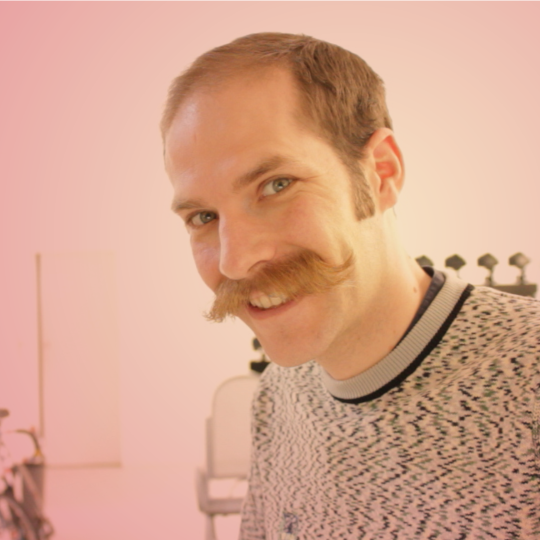
#> input picture assets/image.png, 1080 x 1080 px (shown at 1/2 size)
$ python -i im-bro.py   (imports and definitions only)   (Python 2 division)
#> lines starting #> are read from the running program, lines starting #| are printed output that depends on the picture
#!/usr/bin/env python

from spacebro_client import SpacebroClient
from pathlib import Path
import json
import os
import sys, getopt
import collections
from PIL import Image

settings_files = ["settings/settings.default.json", "settings/settings.json"]
settings = {}
# get argv
# [4 lines left out: function help, not called in this run]

try:
  opts, args = getopt.getopt(sys.argv[1:],"hs:",["settings="])
except getopt.GetoptError:
  help()
  sys.exit(2)
# [6 lines not run here, left out]

# [8 lines left out: function updateDeep, not called in this run]

# get settings
# [10 lines not run here, left out]

# [37 lines left out: functions reduce_opacity, watermark, not called in this run]

def make_image(input, output):
#> called with input = 'assets/image.png', output = 'out.png'
  im = Image.open(input)
#> im is the input picture: PIL image 1080x1080 RGBA; mean R, G, B, A 213.1, 164.5, 141.6, 254.8
  im = im.resize((850, 850), Image.BICUBIC)
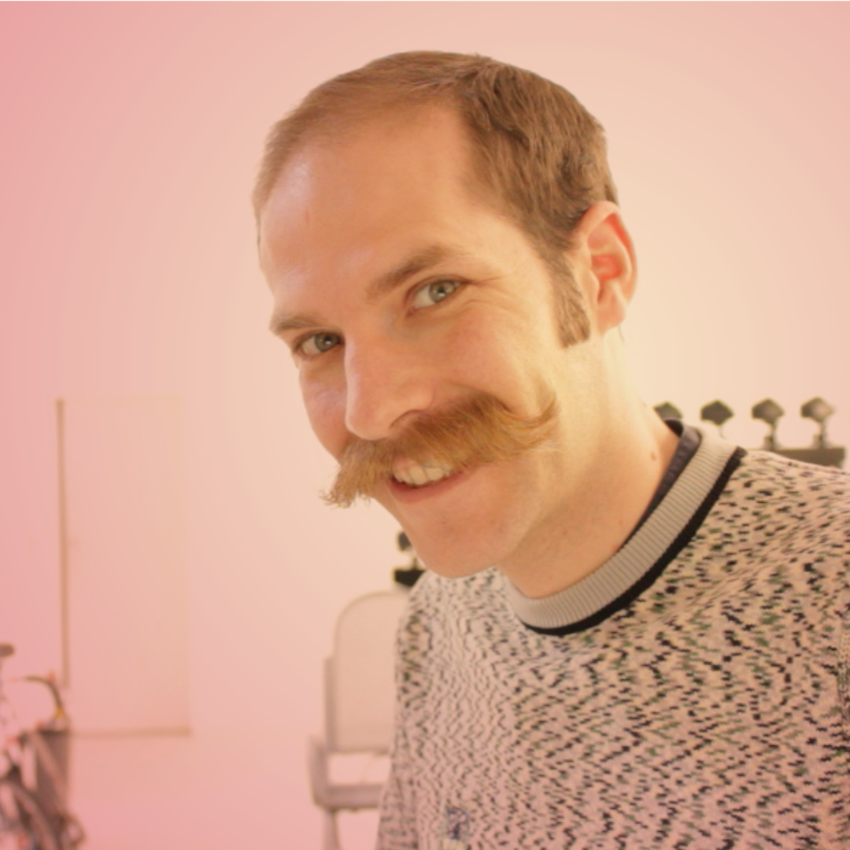
#> im: PIL image 850x850 RGBA; mean R, G, B, A 213.3, 164.7, 141.7, 254.8; transparent parts drawn white
#> (the run stopped early here; a loop or call above may not have finished)
